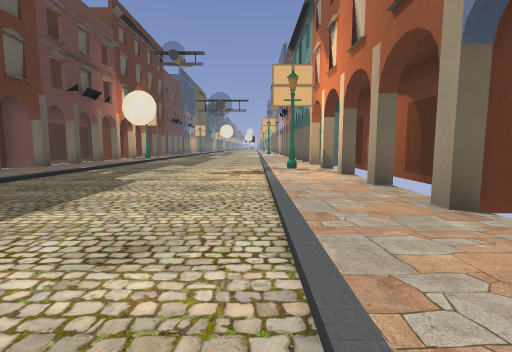
View 1 (above)

17 first-person views from a walk through a 3-D level made in the Godot game engine. The camera is 1.2 m above the floor, tilts 6° down and sees 85° across. The floor is counted in squares, 2 m on a side. Each view is taken from the middle of a square. On the plan, view 1 faces up. The plan holds only what a view shows up to about 9 squares ahead; the rest is blank. The place goes on beyond the plan. Some surface patterns are stand-ins.

View 2
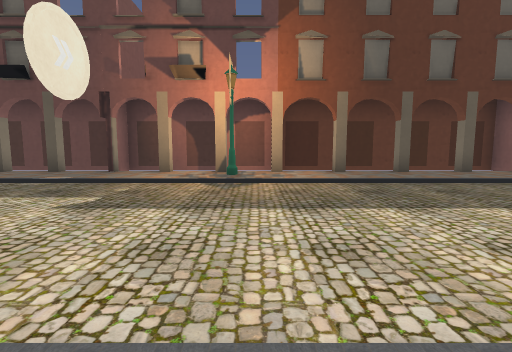

View 3
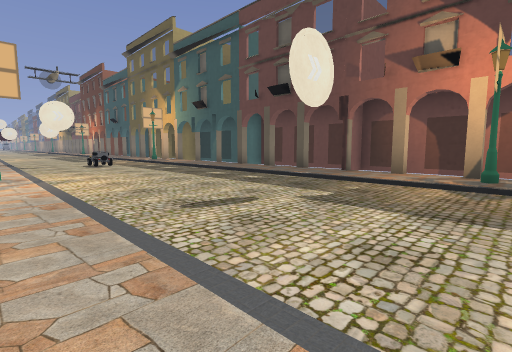

View 4
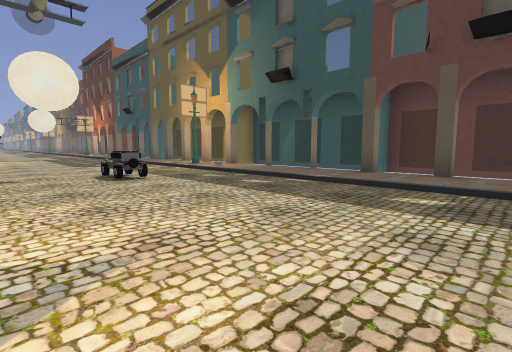

View 5
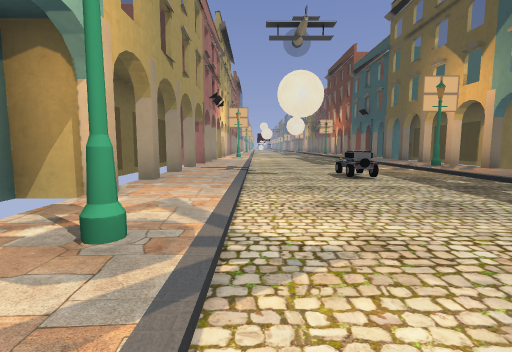

View 6
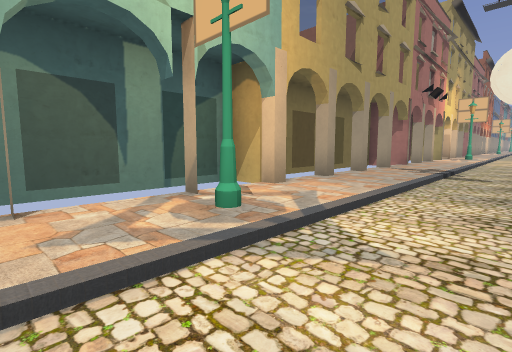

View 7
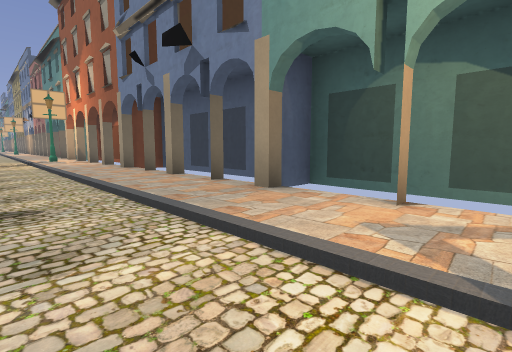

View 8
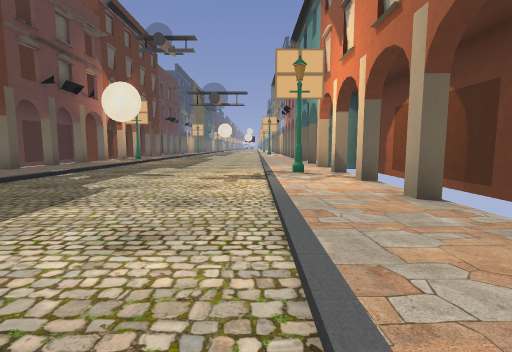

View 9
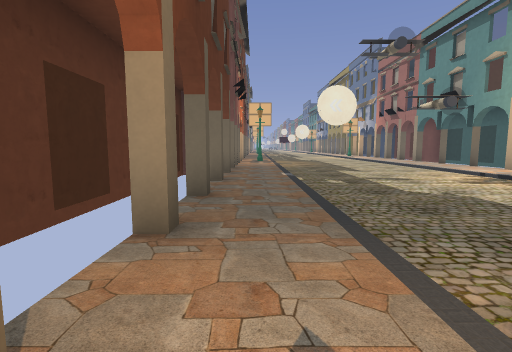

View 10
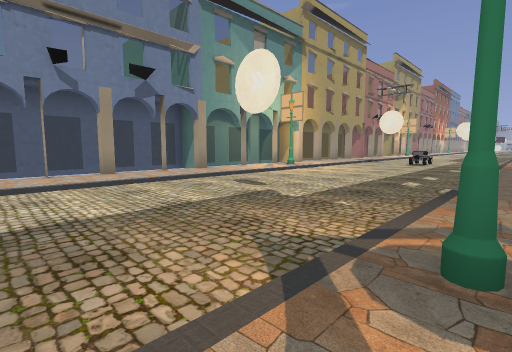

View 11
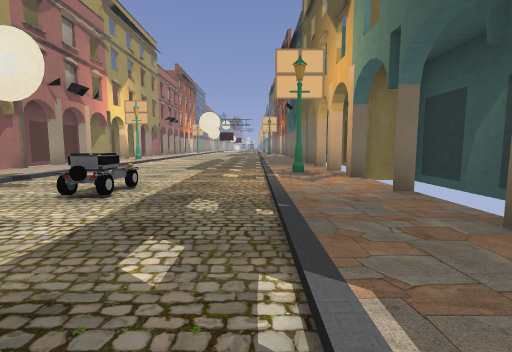

View 12
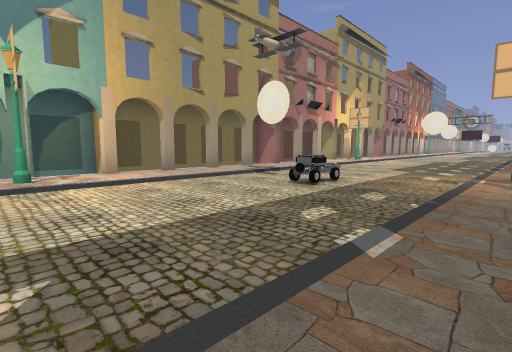

View 13
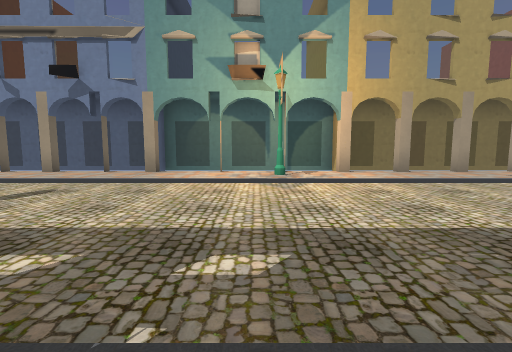

View 14
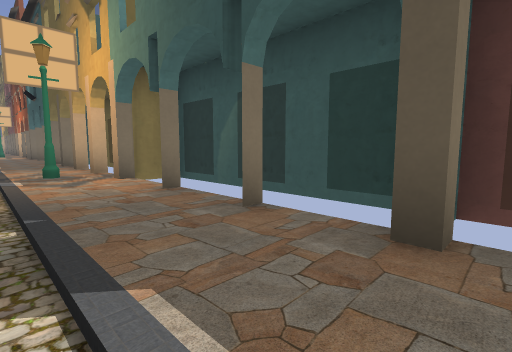

View 15
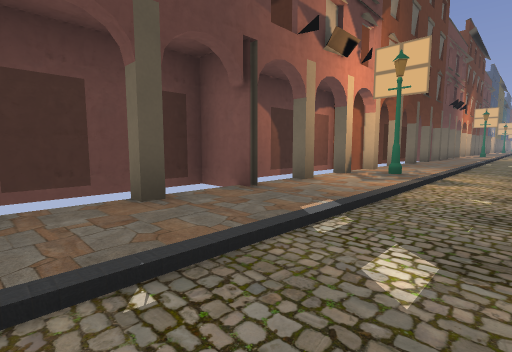

View 16
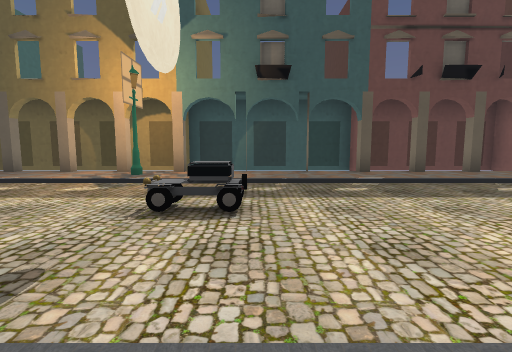

View 17
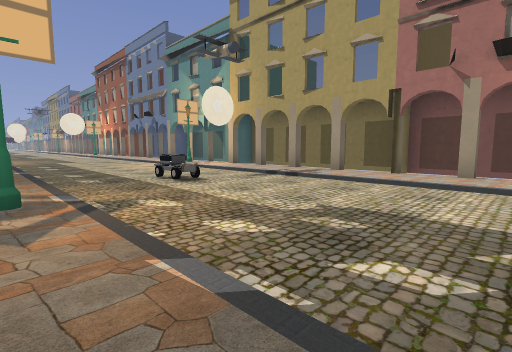

### Floor plan
Key: @ floor where view 1 was taken; # wall or solid block; . main floor; : floor 0.25 m higher than the main floor; / step, stairs or slope; = window, fence, low wall or low ledge; ^ raised ledge; B building; L lamp.
Columns run from 8 left of view 1 to 4 right of it. Each row starts with its distance up from view 1.
 10  BB:/.../:#B
  9  BB:/.../:
  8  BB:/.../:BB
  7  B#:/.../:BB
  6  BB:/.../L B
  5  B#:/.../:BB
  4  B#:/.../:BB
  3  BB:/.../:#
  2 BBB:/.../:BB
  1  B#:/.../:#B
  0  BBL/...@:BB
 -1  BB:/.../:#B
 -2  BB:/.../:B
 -3 BB :/.../:#B
 -4  BB:/.../:#B
 -5  BB:/.../:#B
 -6 BBB:/.../L#B
 -7  B#:/.../:BB
 -8  B#:/.../:#B
 -9  B#:/.=./:#B
-10  B :/.^./:BB
-11  BB:/.../:BB
-12  BBL/.../: B
-13  B#:/.../:BBB
-14  B#:/.../:BB
-15  BB:/.../: B

Where each view was taken, in squares from view 1:
view 1: 0 up, 0 right, facing up
view 2: 1 up, 1 right, facing left
view 3: 1 up, 1 right, facing down-left
view 4: 4 down, 0 right, facing down-left
view 5: 4 down, 0 right, facing down
view 6: 4 down, 1 left, facing down-right
view 7: 5 down, 1 left, facing up-right
view 8: 1 up, 0 right, facing up
view 9: 1 up, 5 left, facing up
view 10: 2 up, 5 left, facing down-right
view 11: 6 down, 4 left, facing down
view 12: 5 down, 5 left, facing down-right
view 13: 5 down, 5 left, facing right
view 14: 6 down, 4 left, facing down-left
view 15: 5 down, 3 left, facing up-left
view 16: 9 down, 1 right, facing left
view 17: 15 down, 5 left, facing up-right
